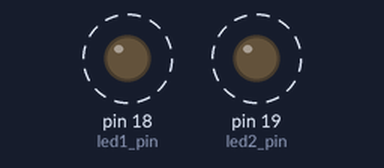
A program run on a simulated MicroPython board. On the bench: output pins drawn as LEDs (lit = HIGH). Dashed ring = blinking.

Above: at 0.2 s.
Timing chart, 0 to 3.2 s (numbered marks = the images above):
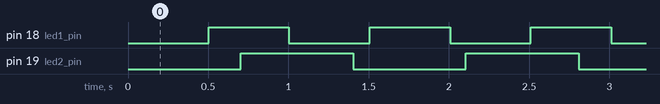

Measured:
- by itself, pin 18 (led1_pin): alternates HIGH for 0.50 s and LOW for 0.50 s
- by itself, pin 19 (led2_pin): alternates HIGH for 0.70 s and LOW for 0.70 s

The program:

led_blink_nb_fn.py
```python
from machine import Pin
import time

led1_pin = Pin(18, Pin.OUT)
led2_pin = Pin(19, Pin.OUT)

last_ticks_led1 = 0
last_ticks_led2 = 0

BLINK_TIME_LED1 = 500
BLINK_TIME_LED2 = 700


def blink(led, last_ticks, blink_time):
    current_ticks = time.ticks_ms()
    if time.ticks_diff(current_ticks, last_ticks) > blink_time:
        led.value(not led.value())
        last_ticks = current_ticks
    return last_ticks  # needs to be saved in last_ticks for the led


while True:
    last_ticks_led1 = blink(led1_pin, last_ticks_led1, BLINK_TIME_LED1)
    last_ticks_led2 = blink(led2_pin, last_ticks_led2, BLINK_TIME_LED2)

    # still time to do something else.
```
